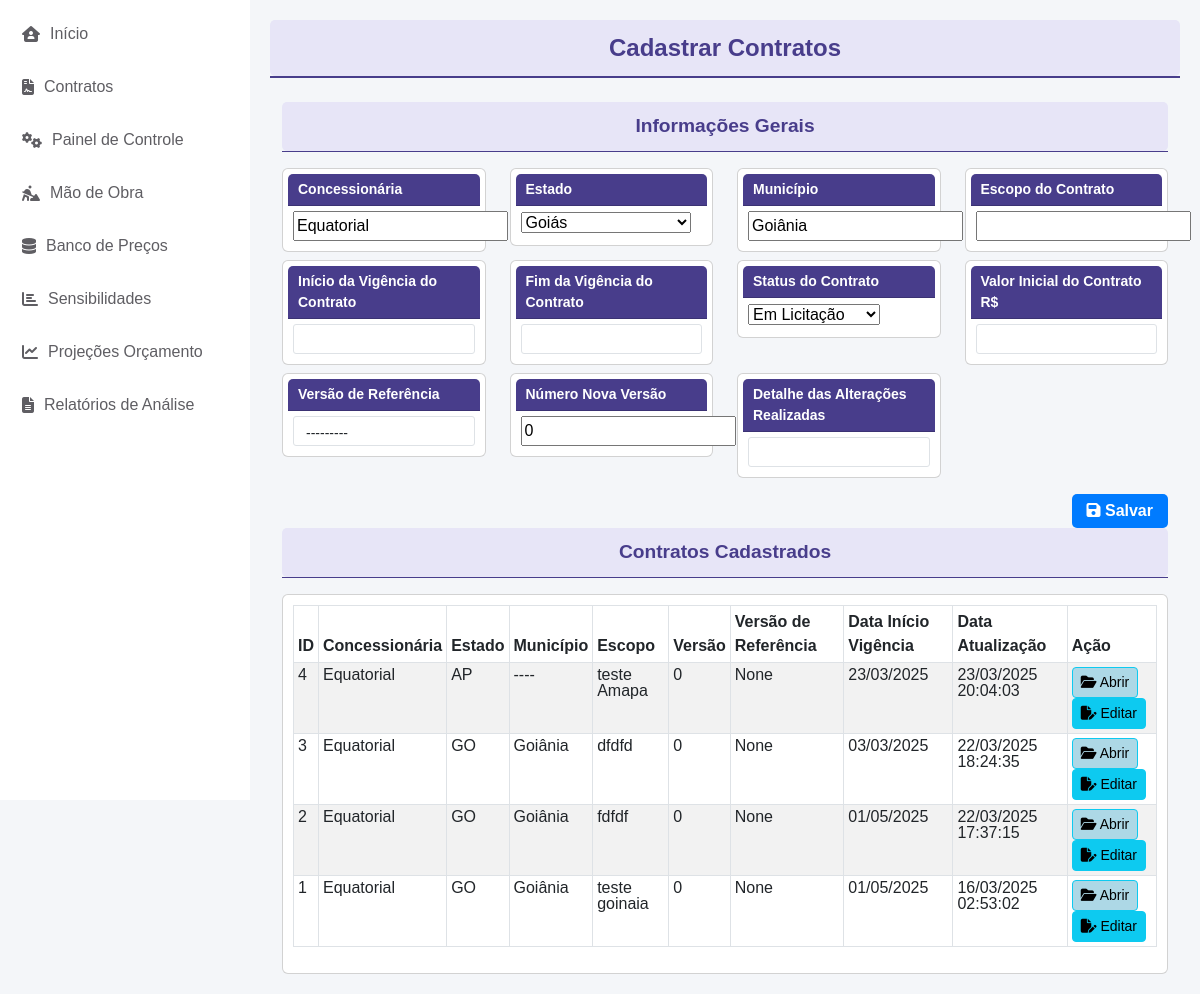
/cad_contrato/cadastro-contrato/new/, run on an earlier commit of the app's database.
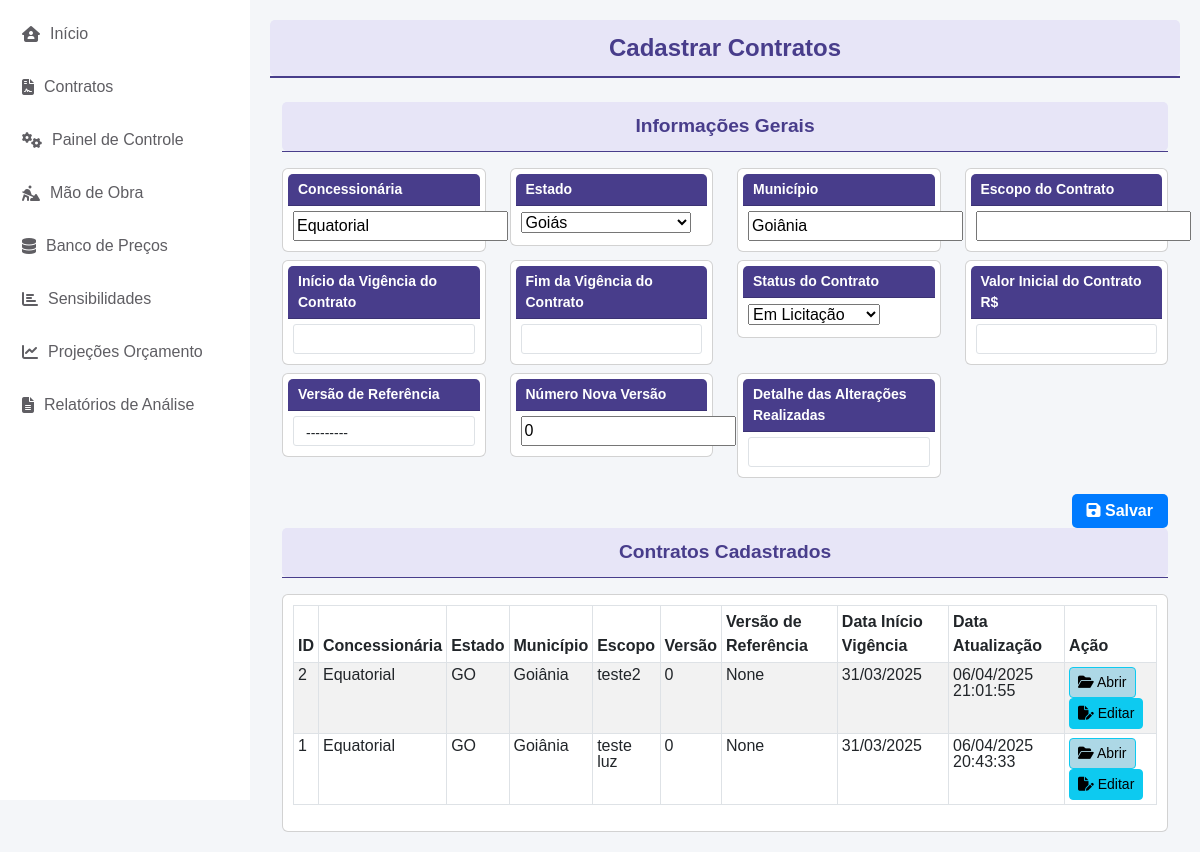
And on a later commit of the database.
### cad_contrato/models.py (models this page shows)
class CadastroContrato(models.Model):
    ESTADOS_CHOICES = [
        ('AC', 'Acre'),
        ('AL', 'Alagoas'),
        ('AP', 'Amapá'),
        ('AM', 'Amazonas'),
        ('BA', 'Bahia'),
        ('CE', 'Ceará'),
        ('DF', 'Distrito Federal'),
        ('ES', 'Espírito Santo'),
        ('GO', 'Goiás'),
        ('MA', 'Maranhão'),
        ('MT', 'Mato Grosso'),
        ('MS', 'Mato Grosso do Sul'),
        ('MG', 'Minas Gerais'),
        ('PA', 'Pará'),
        ('PB', 'Paraíba'),
        ('PR', 'Paraná'),
        ('PE', 'Pernambuco'),
        ('PI', 'Piauí'),
        ('RJ', 'Rio de Janeiro'),
        ('RN', 'Rio Grande do Norte'),
        ('RS', 'Rio Grande do Sul'),
        ('RO', 'Rondônia'),
        ('RR', 'Roraima'),
        ('SC', 'Santa Catarina'),
        ('SP', 'São Paulo'),
        ('SE', 'Sergipe'),
        ('TO', 'Tocantins'),
    ]
    STATUS_CHOICES = [
        ('EM_LICITACAO', 'Em Licitação'),
        ('EM_RENOVACAO', 'Em Renovação'),
        ('ATIVO', 'Ativo'),
        ('ENCERRADO', 'Encerrado'),
    ]
    contrato = models.AutoField(primary_key=True)
    concessionaria = models.CharField(max_length=100, default='Equatorial')
    estado = models.CharField(max_length=2, choices=ESTADOS_CHOICES, default='GO')
    municipio = models.CharField(max_length=100, default='Goiânia')
    escopo_contrato = models.CharField(max_length=255)
    inicio_vigencia_contrato = models.DateField(default='2025-01-01')
    fim_vigencia_contrato = models.DateField(default='2029-01-01')
    versao_base = models.ForeignKey('self', null=True, blank=True, on_delete=models.PROTECT, related_name='versoes')
    numero_versao = models.IntegerField(default=0)
    descricao_alteracao = models.TextField(blank=True)
    status_contrato = models.CharField(max_length=15, choices=STATUS_CHOICES, default='EM_LICITACAO', verbose_name="Status do Contrato")
    valor_inicial = models.DecimalField(max_digits=15, decimal_places=2, default=0.00, verbose_name="Valor Inicial do Contrato")
    created_at = models.DateTimeField(auto_now_add=True)
    updated_at = models.DateTimeField(auto_now=True)
    class Meta:
        ordering = ['-created_at']
    def __str__(self):
        return f"Contrato {self.contrato} - {self.escopo_contrato}"

### cad_contrato/views.py (the view)
# urls.py: path('cadastro-contrato/new/', ContractCreateView.as_view(), name='cadastro_contrato'),
class ContractCreateView(CreateView):
    model = CadastroContrato
    form_class = CadastroContratoForm
    template_name = 'cadastro_contrato.html'
    success_url = reverse_lazy('cadastro_contrato')
    def get_context_data(self, **kwargs):
        context = super().get_context_data(**kwargs)
        context['contracts'] = CadastroContrato.objects.all()
        return context

### cad_contrato/forms.py
class CadastroContratoForm(forms.ModelForm):
    inicio_vigencia_contrato = forms.DateField(
        widget=forms.TextInput(attrs={'class': 'form-control datepicker', 'autocomplete': 'off'})
    )
    fim_vigencia_contrato = forms.DateField(
        widget=forms.TextInput(attrs={'class': 'form-control datepicker', 'autocomplete': 'off'})
    )
    class Meta:
        model = CadastroContrato
        fields = '__all__'

### app/context_processors.py (called while the page is built)
def contrato_context(request):
    contrato_id = request.session.get('contrato_id')
    contrato = None
    if contrato_id:
        try:
            contrato = CadastroContrato.objects.get(contrato=contrato_id)
        except CadastroContrato.DoesNotExist:
            pass
    return {'contrato': contrato}

### cad_contrato/templatetags/form_tags.py (called while the page is built)
@register.filter(name='add_class')
def add_class(value, arg):
    return value.as_widget(attrs={'class': arg})

### cad_contrato/templates/cadastro_contrato.html (shortened to what the changed rows need)
{% extends 'base.html' %}
{% block content %}
{% load form_tags %}
<!DOCTYPE html>
<html lang="pt-br">
<head>
    <link href="https://cdn.jsdelivr.net/npm/bootstrap@5.3.0/dist/css/bootstrap.min.css" rel="stylesheet">
    <link rel="stylesheet" href="https://cdnjs.cloudflare.com/ajax/libs/font-awesome/6.4.2/css/all.min.css">
</head>
<body>
    <div class="container mt-4">
        <form method="post">
            <div class="row mt-2">
                <div class="col-md-12">
                    <div class="card">
                        <div class="card-body">
                            <table class="table table-bordered table-striped">
                                <thead>
                                    <tr>
                                        <th>ID</th>
                                        <th>Concessionária</th>
                                        <th>Estado</th>
                                        <th>Município</th>
                                        <th>Escopo</th>
                                        <th>Versão</th>
                                        <th>Versão de Referência</th>
                                        <th>Data Início Vigência</th>
                                        <th>Data Atualização</th>
                                        <th>Ação</th>
                                    </tr>
                                </thead>
                                <tbody>
                                    {% for contract in contracts %}
                                        <tr>
                                            <td>{{ contract.contrato }}</td>
                                            <td>{{ contract.concessionaria }}</td>
                                            <td>{{ contract.estado }}</td>
                                            <td>{{ contract.municipio }}</td>
                                            <td>{{ contract.escopo_contrato }}</td>
                                            <td>{{ contract.numero_versao }}</td>
                                            <td>{{ contract.versao_base }}</td>
                                            <td>{{ contract.inicio_vigencia_contrato|date:"d/m/Y" }}</td>
                                            <td>{{ contract.updated_at|date:"d/m/Y H:i:s" }}</td>
                                            <td>
                                                <a href="#" class="btn btn-info btn-sm" style="background-color: #add8e6; color: black;"><i class="fas fa-folder-open"></i> Abrir</a>
                                                <a href="{% url 'composicao_equipe' contract.contrato %}" class="btn btn-info btn-sm"><i class="fa-solid fa-file-pen"></i> Editar</a>
                                            </td>
                                        </tr>
                                    {% endfor %}
                                </tbody>
                            </table>
                        </div>
                    </div>
                </div>
            </div>
        </form>
    </div>
</body>
</html>
{% endblock %}

What changed in the data, as far as the page shows it:
removed CadastroContrato: contrato "4", concessionaria "Equatorial", estado "AP", municipio "----", escopo_contrato "teste Amapa", numero_versao "0", versao_base "None", inicio_vigencia_contrato "23/03/2025", updated_at "23/03/2025 20:04:03"
removed CadastroContrato: contrato "3", concessionaria "Equatorial", estado "GO", municipio "Goiânia", escopo_contrato "dfdfd", numero_versao "0", versao_base "None", inicio_vigencia_contrato "03/03/2025", updated_at "22/03/2025 18:24:35"
changed CadastroContrato id 2: escopo_contrato "fdfdf" → "teste2"; inicio_vigencia_contrato "01/05/2025" → "31/03/2025"; updated_at "22/03/2025 17:37:15" → "06/04/2025 21:01:55"
changed CadastroContrato id 1: escopo_contrato "teste goinaia" → "teste luz"; inicio_vigencia_contrato "01/05/2025" → "31/03/2025"; updated_at "16/03/2025 02:53:02" → "06/04/2025 20:43:33"
